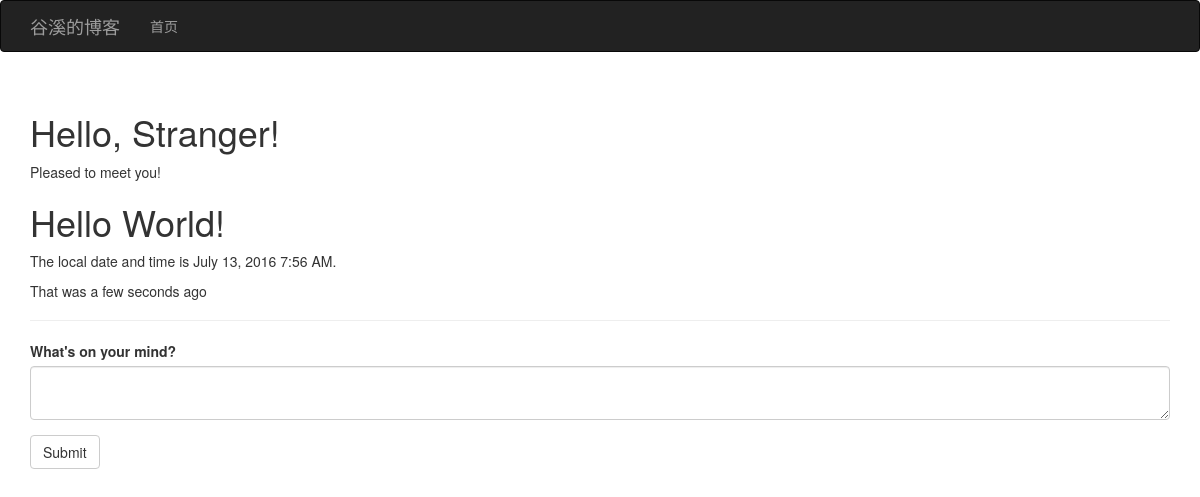
Before: / with the older database file.
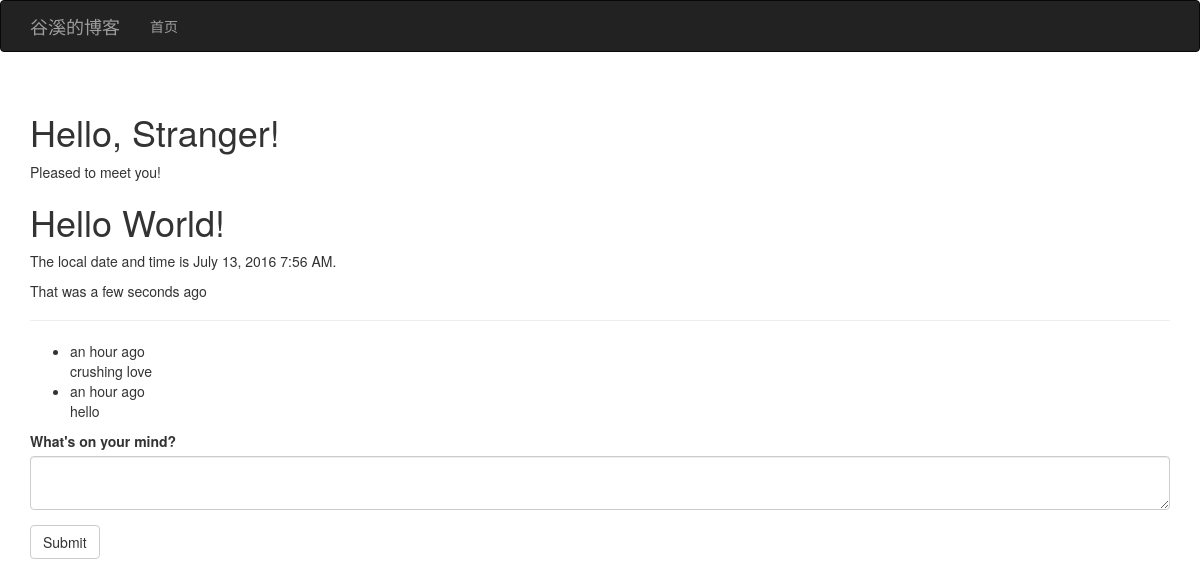
After: the same page with the newer database file.
### app/models.py (models this page shows)
class Post(db.Model):
    __tablename__ = 'posts'
    id = db.Column(db.Integer, primary_key = True)
    body = db.Column(db.Text)
    timestamp = db.Column(db.DateTime, index = True, default = datetime.utcnow)

### app/main/views.py (the view)
@main.route('/', methods = ['GET', 'POST'])
def index():
    form = PostForm()
    if form.validate_on_submit():
        post = Post(body = form.body.data)
        db.session.add(post)
        db.session.commit()
        return redirect(url_for('.index'))
    posts = Post.query.order_by(Post.timestamp.desc()).all()
    return render_template('index.html', current_time = datetime.utcnow(), form = form, posts = posts)

### app/forms.py
class PostForm(Form):
    body = TextAreaField("What's on your mind?", validators=[Required()])
    submit = SubmitField('Submit')

### app/templates/index.html (shortened to what this page needs)
{% extends "base.html" %}
{% import "bootstrap/wtf.html" as wtf %}
{% block page_content %}
<div class="page-header">
    <h1>Hello, {% if name %}{{ name }}{% else %}Stranger{% endif %}!</h1>
    {% if not known %}
    <p>Pleased to meet you!</p>
    {% else %}
    <p>Happy to see you again!</p>
    {% endif %}
    <h1>Hello World!</h1>
    <p>The local date and time is {{ moment(current_time).format('LLL') }}.</p>
    <p>That was {{ moment(current_time).fromNow(refresh=True) }}</p>
</div>
<ul class = 'posts'>
    {% for post in posts %}
    <li class = 'post'>
        <div class = 'post-date'>{{ moment(post.timestamp).fromNow() }}</div>
        <div class = 'post-body'>{{ post.body }}</div>
    </li>
    {% endfor %}
</ul>
{{ wtf.quick_form(form) }}
{% endblock %}

### app/templates/base.html (shortened to what this page needs)
{% extends "bootstrap/base.html" %}
{% block head %}
{{ super() }}
{% endblock %}
{% block navbar %}
<div class="navbar navbar-inverse" role="navigation">
    <div class="container">
        <div class="navbar-header">
            <a class="navbar-brand" href="/">谷溪的博客</a>
        </div>
    <div class="navbar-collapse collapse">
            <ul class="nav navbar-nav">
                <li><a href="/">首页</a></li>
            </ul>
        </div>
    </div>
</div>
{% endblock %}
{% block content %}
<div class="container">
    {% block page_content %}{% endblock %}
</div>
{% endblock %}

Changed rows visible on the page:
added Post: timestamp "an hour ago", body "crushing love"
added Post: timestamp "an hour ago", body "hello"
